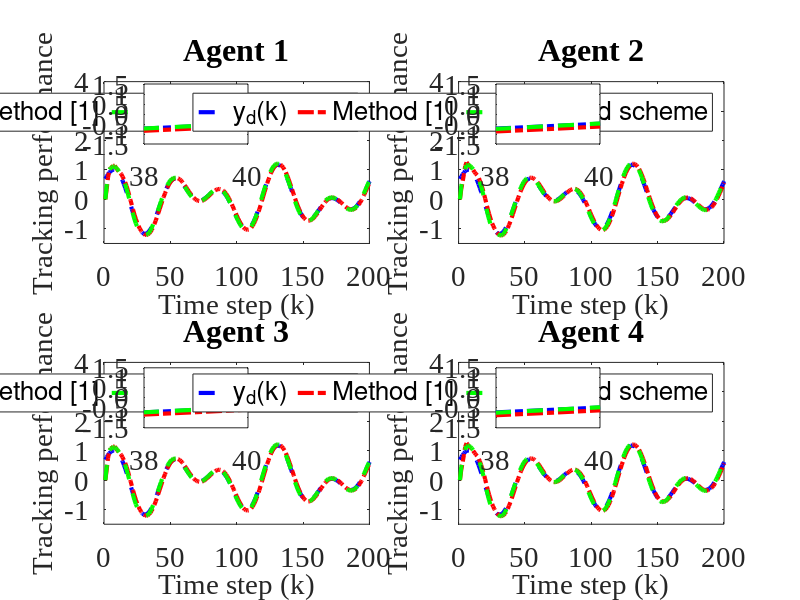

Source code (MATLAB):
clc; clear;

% Common Parameters
rho = 6.5;            % Gain for control response
eta = 1;              % Adaptive update speed
lamda = 350;          % Model-free parameter
mu = 0.005;           % Adaptive parameter
epsilon = 1e-5;       % Stability threshold
alpha = 15;           % Smoothing factor for error dynamics
T = 0.1;              % Sampling time
m = 200;              % Time steps
rT = 1024;            % Sample rate
font_size = 21;
font_family = 'Times New Roman';

% Method 1 (MFAC + SMC) Parameters
gamma1_m1 = 0.45;     % Control gains
gamma2_m1 = 0.25;
gamma3_m1 = 0.45;
gamma4_m1 = 0.25;
beta_m1 = 10;         % Sliding mode coefficient
sigma_m1 = 95;        % Sliding mode parameter
tau_m1 = 1e-5;        % Damping term
n_m1 = 600;           % Data size for Method 1
a_m1 = 0.5;           % Plant parameter
ff_gain_m1 = 0.45;    % Feedforward gain

% Method 2 (MFAC only) Parameters
gamma1_m2 = 0;        % Disable SMC
gamma2_m2 = 0;
gamma3_m2 = 0;
gamma4_m2 = 0;
n_m2 = 1024;          % Data size for Method 2
a_m2 = 0.71;           % Plant parameter
ff_gain_m2 = 0.35;     % Feedforward gain

% Nonlinearity coefficients (same for both methods)
nonlinearity1 = 0.02;
nonlinearity2 = 0.02;
nonlinearity3 = 0.02;
nonlinearity4 = 0.02;

% Initialization for both methods
phi1_m1 = zeros(m+1,1); phi2_m1 = zeros(m+1,1); phi3_m1 = zeros(m+1,1); phi4_m1 = zeros(m+1,1);
mfa1_m1 = zeros(m+1,1); mfa2_m1 = zeros(m+1,1); mfa3_m1 = zeros(m+1,1); mfa4_m1 = zeros(m+1,1);
sm1_m1 = zeros(m,1); sm2_m1 = zeros(m,1); sm3_m1 = zeros(m,1); sm4_m1 = zeros(m,1);
y1_m1 = zeros(m+1,1); y2_m1 = zeros(m+1,1); y3_m1 = zeros(m+1,1); y4_m1 = zeros(m+1,1);
u1_m1 = zeros(m,1); u2_m1 = zeros(m,1); u3_m1 = zeros(m,1); u4_m1 = zeros(m,1);
xi1_m1 = zeros(m,1); xi2_m1 = zeros(m,1); xi3_m1 = zeros(m,1); xi4_m1 = zeros(m,1);
s1_m1 = zeros(m,1); s2_m1 = zeros(m,1); s3_m1 = zeros(m,1); s4_m1 = zeros(m,1);

phi1_m2 = zeros(m+1,1); phi2_m2 = zeros(m+1,1); phi3_m2 = zeros(m+1,1); phi4_m2 = zeros(m+1,1);
mfa1_m2 = zeros(m+1,1); mfa2_m2 = zeros(m+1,1); mfa3_m2 = zeros(m+1,1); mfa4_m2 = zeros(m+1,1);
y1_m2 = zeros(m+1,1); y2_m2 = zeros(m+1,1); y3_m2 = zeros(m+1,1); y4_m2 = zeros(m+1,1);
u1_m2 = zeros(m,1); u2_m2 = zeros(m,1); u3_m2 = zeros(m,1); u4_m2 = zeros(m,1);
xi1_m2 = zeros(m,1); xi2_m2 = zeros(m,1); xi3_m2 = zeros(m,1); xi4_m2 = zeros(m,1);

yd = zeros(m+1,1);

% Desired signal (Reference trajectory)
for k = 1:m+1
    yd(k) = 0.6 * sin(0.05 * pi * k) + 0.6 * cos(0.03 * pi * k);
    % yd(k) = 0.6; % Time-invariant constant reference signalx
end

% Method 1 (MFAC + SMC) Simulation
for k = 1:m
    % Adaptive Gain update
    if k == 1
        phi1_m1(k) = 1; phi2_m1(k) = 1; phi3_m1(k) = 1; phi4_m1(k) = 1;
    elseif k == 2
        phi1_m1(k) = phi1_m1(k-1) + (eta * u1_m1(k-1) / (mu + u1_m1(k-1)^2)) * (y1_m1(k) - phi1_m1(k-1)*u1_m1(k-1));
        phi2_m1(k) = phi2_m1(k-1) + (eta * u2_m1(k-1) / (mu + u2_m1(k-1)^2)) * (y2_m1(k) - phi2_m1(k-1)*u2_m1(k-1));
        phi3_m1(k) = phi3_m1(k-1) + (eta * u3_m1(k-1) / (mu + u3_m1(k-1)^2)) * (y3_m1(k) - phi3_m1(k-1)*u3_m1(k-1));
        phi4_m1(k) = phi4_m1(k-1) + (eta * u4_m1(k-1) / (mu + u4_m1(k-1)^2)) * (y4_m1(k) - phi4_m1(k-1)*u4_m1(k-1));
    else
        phi1_m1(k) = phi1_m1(k-1) + (eta * (u1_m1(k-1) - u1_m1(k-2)) / (mu + (u1_m1(k-1) - u1_m1(k-2))^2)) * (y1_m1(k) - y1_m1(k-1) - phi1_m1(k-1) * (u1_m1(k-1) - u1_m1(k-2)));
        phi2_m1(k) = phi2_m1(k-1) + (eta * (u2_m1(k-1) - u2_m1(k-2)) / (mu + (u2_m1(k-1) - u2_m1(k-2))^2)) * (y2_m1(k) - y2_m1(k-1) - phi2_m1(k-1) * (u2_m1(k-1) - u2_m1(k-2)));
        phi3_m1(k) = phi3_m1(k-1) + (eta * (u3_m1(k-1) - u3_m1(k-2)) / (mu + (u3_m1(k-1) - u3_m1(k-2))^2)) * (y3_m1(k) - y3_m1(k-1) - phi3_m1(k-1) * (u3_m1(k-1) - u3_m1(k-2)));
        phi4_m1(k) = phi4_m1(k-1) + (eta * (u4_m1(k-1) - u4_m1(k-2)) / (mu + (u4_m1(k-1) - u4_m1(k-2))^2)) * (y4_m1(k) - y4_m1(k-1) - phi4_m1(k-1) * (u4_m1(k-1) - u4_m1(k-2)));
    end

    % Stability protection
    if k > 2 && (abs(phi1_m1(k)) <= epsilon || abs(u1_m1(k-1) - u1_m1(k-2)) <= epsilon || sign(phi1_m1(k)) ~= sign(phi1_m1(1)))
        phi1_m1(k) = phi1_m1(1);
    end
    if k > 2 && (abs(phi2_m1(k)) <= epsilon || abs(u2_m1(k-1) - u2_m1(k-2)) <= epsilon || sign(phi2_m1(k)) ~= sign(phi2_m1(1)))
        phi2_m1(k) = phi2_m1(1);
    end
    if k > 2 && (abs(phi3_m1(k)) <= epsilon || abs(u3_m1(k-1) - u3_m1(k-2)) <= epsilon || sign(phi3_m1(k)) ~= sign(phi3_m1(1)))
        phi3_m1(k) = phi3_m1(1);
    end
    if k > 2 && (abs(phi4_m1(k)) <= epsilon || abs(u4_m1(k-1) - u4_m1(k-2)) <= epsilon || sign(phi4_m1(k)) ~= sign(phi4_m1(1)))
        phi4_m1(k) = phi4_m1(1);
    end

    % Error dynamics
    xi1_m1(k) = yd(k) - 2*y1_m1(k) + y4_m1(k);
    xi2_m1(k) = y1_m1(k) - 2*y2_m1(k) + y3_m1(k);
    xi3_m1(k) = y2_m1(k) + yd(k) - 2*y3_m1(k);
    xi4_m1(k) = y1_m1(k) + y3_m1(k) - 2*y4_m1(k);

    % Sliding surfaces
    if k == 1
        s1_m1(k) = 0; s2_m1(k) = 0; s3_m1(k) = 0; s4_m1(k) = 0;
    else
        s1_m1(k) = alpha * xi1_m1(k) - xi1_m1(k-1);
        s2_m1(k) = alpha * xi2_m1(k) - xi2_m1(k-1);
        s3_m1(k) = alpha * xi3_m1(k) - xi3_m1(k-1);
        s4_m1(k) = alpha * xi4_m1(k) - xi4_m1(k-1);
    end

    % MFAC updates
    if k == 1
        mfa1_m1(k) = 0; mfa2_m1(k) = 0; mfa3_m1(k) = 0; mfa4_m1(k) = 0;
    else
        mfa1_m1(k) = mfa1_m1(k-1) + (rho * phi1_m1(k)) / (lamda + abs(phi1_m1(k)^2)) * xi1_m1(k);
        mfa2_m1(k) = mfa2_m1(k-1) + (rho * phi2_m1(k)) / (lamda + abs(phi2_m1(k)^2)) * xi2_m1(k);
        mfa3_m1(k) = mfa3_m1(k-1) + (rho * phi3_m1(k)) / (lamda + abs(phi3_m1(k)^2)) * xi3_m1(k);
        mfa4_m1(k) = mfa4_m1(k-1) + (rho * phi4_m1(k)) / (lamda + abs(phi4_m1(k)^2)) * xi4_m1(k);
    end

    % SMC updates
    if k == 1
        sm1_m1(k) = 0; sm2_m1(k) = 0; sm3_m1(k) = 0; sm4_m1(k) = 0;
    else
        sm1_m1(k) = sm1_m1(k-1) + (beta_m1 * phi1_m1(k)) / (sigma_m1 + (phi1_m1(k))^2) * ...
            ( (xi1_m1(k) + (y4_m1(k) - y4_m1(k-1)) + (yd(k+1) - yd(k))) / (1 + 1) ...
            - (xi1_m1(k)) / (alpha * 2) + tau_m1 * sign(s1_m1(k)) );
        sm2_m1(k) = sm2_m1(k-1) + (beta_m1 * phi2_m1(k)) / (sigma_m1 + (phi2_m1(k))^2) * ...
            ( (xi2_m1(k) + (y1_m1(k) - y1_m1(k-1)) + (y3_m1(k) - y3_m1(k-1))) / (1 + 1) ...
            - (xi2_m1(k)) / (alpha * 2) + tau_m1 * sign(s2_m1(k)) );
        sm3_m1(k) = sm3_m1(k-1) + (beta_m1 * phi3_m1(k)) / (sigma_m1 + (phi3_m1(k))^2) * ...
            ( (xi3_m1(k) + (y2_m1(k) - y2_m1(k-1)) + (yd(k+1) - yd(k))) / (1 + 1) ...
            - (xi3_m1(k)) / (alpha * 2) + tau_m1 * sign(s3_m1(k)) );
        sm4_m1(k) = sm4_m1(k-1) + (beta_m1 * phi4_m1(k)) / (sigma_m1 + (phi4_m1(k))^2) * ...
            ( (xi4_m1(k) + (y1_m1(k) - y1_m1(k-1)) + (y3_m1(k) - y3_m1(k-1))) / (1 + 1) ...
            - (xi4_m1(k)) / (alpha * 2) + tau_m1 * sign(s4_m1(k)) );
    end

    % Control signal
    if k == 1
        u1_m1(k) = 0; u2_m1(k) = 0; u3_m1(k) = 0; u4_m1(k) = 0;
    else
        u1_m1(k) = mfa1_m1(k) + gamma1_m1 * sm1_m1(k);
        u2_m1(k) = mfa2_m1(k) + gamma2_m1 * sm2_m1(k);
        u3_m1(k) = mfa3_m1(k) + gamma3_m1 * sm3_m1(k);
        u4_m1(k) = mfa4_m1(k) + gamma4_m1 * sm4_m1(k);
    end
    if k == 1
        y1_m1(k) = 0; y2_m1(k) = 0; y3_m1(k) = 0; y4_m1(k) = 0;
    end

    % Plant model update
    b1_m1 = 1.2 * n_m1 / (rT * 0.2);
    b2_m1 = 1.15 * n_m1 / (rT * 0.2);
    b3_m1 = 1.2 * n_m1 / (rT * 0.2);
    b4_m1 = 1.15 * n_m1 / (rT * 0.2);
    y1_m1(k+1) = a_m1 * y1_m1(k) + b1_m1 * u1_m1(k) - nonlinearity1 * y1_m1(k)^3 + ff_gain_m1;
    y2_m1(k+1) = a_m1 * y2_m1(k) + b2_m1 * u2_m1(k) - nonlinearity2 * y2_m1(k)^2 + ff_gain_m1;
    y3_m1(k+1) = a_m1 * y3_m1(k) + b3_m1 * u3_m1(k) - nonlinearity3 * y3_m1(k)^3 + ff_gain_m1;
    y4_m1(k+1) = a_m1 * y4_m1(k) + b4_m1 * u4_m1(k) - nonlinearity4 * y4_m1(k)^2 + ff_gain_m1;
end

% Method 2 (MFAC only) Simulation
for k = 1:m
    % Adaptive Gain update
    if k == 1
        phi1_m2(k) = 3.0; phi2_m2(k) = 3.0; phi3_m2(k) = 3.0; phi4_m2(k) = 3.0;
    elseif k == 2
        phi1_m2(k) = phi1_m2(k-1) + (eta * u1_m2(k-1) / (mu + u1_m2(k-1)^2)) * (y1_m2(k) - phi1_m2(k-1)*u1_m2(k-1));
        phi2_m2(k) = phi2_m2(k-1) + (eta * u2_m2(k-1) / (mu + u2_m2(k-1)^2)) * (y2_m2(k) - phi2_m2(k-1)*u2_m2(k-1));
        phi3_m2(k) = phi3_m2(k-1) + (eta * u3_m2(k-1) / (mu + u3_m2(k-1)^2)) * (y3_m2(k) - phi3_m2(k-1)*u3_m2(k-1));
        phi4_m2(k) = phi4_m2(k-1) + (eta * u4_m2(k-1) / (mu + u4_m2(k-1)^2)) * (y4_m2(k) - phi4_m2(k-1)*u4_m2(k-1));
    else
        phi1_m2(k) = phi1_m2(k-1) + (eta * (u1_m2(k-1) - u1_m2(k-2)) / (mu + (u1_m2(k-1) - u1_m2(k-2))^2)) * (y1_m2(k) - y1_m2(k-1) - phi1_m2(k-1) * (u1_m2(k-1) - u1_m2(k-2)));
        phi2_m2(k) = phi2_m2(k-1) + (eta * (u2_m2(k-1) - u2_m2(k-2)) / (mu + (u2_m2(k-1) - u2_m2(k-2))^2)) * (y2_m2(k) - y2_m2(k-1) - phi2_m2(k-1) * (u2_m2(k-1) - u2_m2(k-2)));
        phi3_m2(k) = phi3_m2(k-1) + (eta * (u3_m2(k-1) - u3_m2(k-2)) / (mu + (u3_m2(k-1) - u3_m2(k-2))^2)) * (y3_m2(k) - y3_m2(k-1) - phi3_m2(k-1) * (u3_m2(k-1) - u3_m2(k-2)));
        phi4_m2(k) = phi4_m2(k-1) + (eta * (u4_m2(k-1) - u4_m2(k-2)) / (mu + (u4_m2(k-1) - u4_m2(k-2))^2)) * (y4_m2(k) - y4_m2(k-1) - phi4_m2(k-1) * (u4_m2(k-1) - u4_m2(k-2)));
    end

    % Stability protection
    if k > 2 && (abs(phi1_m2(k)) <= epsilon || abs(u1_m2(k-1) - u1_m2(k-2)) <= epsilon || sign(phi1_m2(k)) ~= sign(phi1_m2(1)))
        phi1_m2(k) = phi1_m2(1);
    end
    if k > 2 && (abs(phi2_m2(k)) <= epsilon || abs(u2_m2(k-1) - u2_m2(k-2)) <= epsilon || sign(phi2_m2(k)) ~= sign(phi2_m2(1)))
        phi2_m2(k) = phi2_m2(1);
    end
    if k > 2 && (abs(phi3_m2(k)) <= epsilon || abs(u3_m2(k-1) - u3_m2(k-2)) <= epsilon || sign(phi3_m2(k)) ~= sign(phi3_m2(1)))
        phi3_m2(k) = phi3_m2(1);
    end
    if k > 2 && (abs(phi4_m2(k)) <= epsilon || abs(u4_m2(k-1) - u4_m2(k-2)) <= epsilon || sign(phi4_m2(k)) ~= sign(phi4_m2(1)))
        phi4_m2(k) = phi4_m2(1);
    end

    % Error dynamics
    xi1_m2(k) = yd(k) - 2*y1_m2(k) + y4_m2(k);
    xi2_m2(k) = y1_m2(k) - 2*y2_m2(k) + y3_m2(k);
    xi3_m2(k) = y2_m2(k) + yd(k) - 2*y3_m2(k);
    xi4_m2(k) = y1_m2(k) + y3_m2(k) - 2*y4_m2(k);

    % MFAC updates
    if k == 1
        mfa1_m2(k) = 0; mfa2_m2(k) = 0; mfa3_m2(k) = 0; mfa4_m2(k) = 0;
    else
        mfa1_m2(k) = mfa1_m2(k-1) + (rho * phi1_m2(k)) / (lamda + abs(phi1_m2(k)^2)) * xi1_m2(k);
        mfa2_m2(k) = mfa2_m2(k-1) + (rho * phi2_m2(k)) / (lamda + abs(phi2_m2(k)^2)) * xi2_m2(k);
        mfa3_m2(k) = mfa3_m2(k-1) + (rho * phi3_m2(k)) / (lamda + abs(phi3_m2(k)^2)) * xi3_m2(k);
        mfa4_m2(k) = mfa4_m2(k-1) + (rho * phi4_m2(k)) / (lamda + abs(phi4_m2(k)^2)) * xi4_m2(k);
    end

    % Control signal
    if k == 1   
        u1_m2(k) = 0; u2_m2(k) = 0; u3_m2(k) = 0; u4_m2(k) = 0;
    else
        u1_m2(k) = mfa1_m2(k);
        u2_m2(k) = mfa2_m2(k);
        u3_m2(k) = mfa3_m2(k);
        u4_m2(k) = mfa4_m2(k);
    end
    if k == 1
        y1_m2(k) = 0; y2_m2(k) = 0; y3_m2(k) = 0; y4_m2(k) = 0;
    end

    % Plant model update
    b1_m2 = 1.2 * n_m2 / (rT * 0.2);
    b2_m2 = 1.15 * n_m2 / (rT * 0.2);
    b3_m2 = 1.2 * n_m2 / (rT * 0.2);
    b4_m2 = 1.15 * n_m2 / (rT * 0.2);
    y1_m2(k+1) = a_m2 * y1_m2(k) + b1_m2 * u1_m2(k) - nonlinearity1 * y1_m2(k)^3 + ff_gain_m2;
    y2_m2(k+1) = a_m2 * y2_m2(k) + b2_m2 * u2_m2(k) - nonlinearity2 * y2_m2(k)^2 + ff_gain_m2;
    y3_m2(k+1) = a_m2 * y3_m2(k) + b3_m2 * u3_m2(k) - nonlinearity3 * y3_m2(k)^3 + ff_gain_m2;
    y4_m2(k+1) = a_m2 * y4_m2(k) + b4_m2 * u4_m2(k) - nonlinearity4 * y4_m2(k)^2 + ff_gain_m2;
end

% Calculate MSE for both methods
mse_xi1_m1 = mean(xi1_m1.^2); mse_xi2_m1 = mean(xi2_m1.^2);
mse_xi3_m1 = mean(xi3_m1.^2); mse_xi4_m1 = mean(xi4_m1.^2);
mse_xi1_m2 = mean(xi1_m2.^2); mse_xi2_m2 = mean(xi2_m2.^2);
mse_xi3_m2 = mean(xi3_m2.^2); mse_xi4_m2 = mean(xi4_m2.^2);

% Print MSE values
fprintf('Method 1 (MFAC + SMC) MSE:\n');
fprintf('xi1: %.10e\n', mse_xi1_m1);
fprintf('xi2: %.10e\n', mse_xi2_m1);
fprintf('xi3: %.10e\n', mse_xi3_m1);
fprintf('xi4: %.10e\n\n', mse_xi4_m1);
fprintf('Method 2 (MFAC only) MSE:\n');
fprintf('xi1: %.10e\n', mse_xi1_m2);
fprintf('xi2: %.10e\n', mse_xi2_m2);
fprintf('xi3: %.10e\n', mse_xi3_m2);
fprintf('xi4: %.10e\n\n', mse_xi4_m2);

% Time vector
t = 1:m+1; t_err = 1:m;

% Plot outputs (y1, y2, y3, y4) for both methods
figure('Position', [100, 100, 1450, 800]);
% zoom_x_start = 90.2; % Start of zoomed x-range
% zoom_x_end = 96.5; % End of zoomed x-range

zoom_x_start = 38; % Start of zoomed x-range
zoom_x_end = 40; % End of zoomed x-range
for i = 1:4
    subplot(2, 2, i);
    plot(t, yd, '--b', 'LineWidth', 3); hold on;
    if i == 1
        plot(t, y1_m2, '-.r', 'LineWidth', 3);
        plot(t, y1_m1, '--g', 'LineWidth', 3);
        
        title('Agent 1'); grid off;
        legend('y_d(k)',  'Method [1]','Proposed scheme','orientation', 'horizontal');
        set(gca, 'FontSize', font_size);
        xlim([0 m]); % X-axis starts from 0
        ylim([-1.5 4]); % Y-axis limits for Agent 1
        xlabel('Time step (k)', 'FontSize', font_size);
ylabel('Tracking performance', 'FontSize', font_size);


        set(gca, 'FontSize', font_size,'FontName',font_family);


        axes('Position', [0.18,0.76,0.13,0.10]);
        box on; hold on;
        plot(t, yd, '-.b', 'LineWidth', 3)
        plot(t, y1_m2, '-.r', 'LineWidth', 3);
        plot(t, y1_m1, '--g', 'LineWidth', 3);
        xlim([zoom_x_start zoom_x_end]);
        % Only show first and last value on the x-axis
        xticks([38 40]);
        % yticks([-0.4,0,0.2]);
        set(gca, 'FontSize', font_size,'FontName',font_family);

        
        
    elseif i == 2
        plot(t, y2_m2, '-.r', 'LineWidth', 3);
        plot(t, y2_m1, '--g', 'LineWidth', 3);


        title('Agent 2'); grid off;
        legend('y_d(k)',  'Method [1]','Proposed scheme','orientation', 'horizontal');
        set(gca, 'FontSize', font_size,'FontName',font_family);
        xlim([0 m]); % X-axis starts from 0
        ylim([-1.5 4]); % Y-axis limits for Agent 1
        xlabel('Time step (k)', 'FontSize', font_size);
        ylabel('Tracking performance', 'FontSize', font_size);
        set(gca, 'FontSize', font_size,'FontName',font_family);

        axes('Position', [0.62,0.76,0.13,0.10]);
        box on; hold on;
        plot(t, yd, '-.b', 'LineWidth', 3)
        plot(t, y2_m2, '-.r', 'LineWidth', 3);
        plot(t, y2_m1, '--g', 'LineWidth', 3);
        xlim([zoom_x_start zoom_x_end]);
        % yticks([-0.4,0,0.2]);
        % Only show first and last value on the x-axis
        xticks([38 40]);
        set(gca, 'FontSize', font_size,'FontName',font_family);
    elseif i == 3
        plot(t, y3_m2, '-.r', 'LineWidth', 3);
        plot(t, y3_m1, '--g', 'LineWidth', 3);

        title('Agent 3'); grid off;
        legend('y_d(k)',  'Method [1]','Proposed scheme','orientation', 'horizontal');
        set(gca, 'FontSize', font_size,'FontName',font_family);
        xlim([0 m]); % X-axis starts from 0
        ylim([-1.5 4]); % Y-axis limits for Agent 1
        xlabel('Time step (k)', 'FontSize', font_size);
        ylabel('Tracking performance', 'FontSize', font_size);
        set(gca, 'FontSize', font_size,'FontName',font_family);

        axes('Position', [0.18,0.287,0.13,0.10]);
        box on; hold on;
        plot(t, yd, '-.b', 'LineWidth', 3)
        plot(t, y3_m2, '-.r', 'LineWidth', 3);
        plot(t, y3_m1, '--g', 'LineWidth', 3);
        xlim([zoom_x_start zoom_x_end]);
        % Only show first and last value on the x-axis
        xticks([38 40]);
        % yticks([-0.4,0,0.2]);
        set(gca, 'FontSize', font_size,'FontName',font_family);
    else
        plot(t, y4_m2, '-.r', 'LineWidth', 3);
        plot(t, y4_m1, '--g', 'LineWidth', 3);

        title('Agent 4'); grid off;
        legend('y_d(k)',  'Method [1]','Proposed scheme','orientation', 'horizontal');
        set(gca, 'FontSize', font_size);
        xlim([0 m]); % X-axis starts from 0
        ylim([-1.5 4]); % Y-axis limits for Agent 1
        xlabel('Time step (k)', 'FontSize', font_size);
        ylabel('Tracking performance', 'FontSize', font_size);
        set(gca, 'FontSize', font_size,'FontName',font_family);

        axes('Position', [0.62,0.287,0.13,0.10]);
        box on; hold on;
        plot(t, yd, '-.b', 'LineWidth', 3)
        plot(t, y4_m2, '-.r', 'LineWidth', 3);
        plot(t, y4_m1, '--g', 'LineWidth', 3);
        xlim([zoom_x_start zoom_x_end]);
        % Only show first and last value on the x-axis
        xticks([38 40]);
        % yticks([-0.4,0,0.2]);
        set(gca, 'FontSize', font_size,'FontName',font_family);
    end
    % grid off;
    % legend('y_d(k)',  'y (MFAC only)','y (MFAC + SMC)', 'Orientation', 'horizontal');
    % set(gca, 'FontSize', font_size);

end

% Plot 4 subplots

% figure('Position', [100, 100, 1450, 800]);
% % figure('Position', [100, 100, 15*100, 7.5*100]); % [left, bottom, width, height] in pixels
% subplot(2,2,1);
% plot(t(1:end-1), xi1, '-.b', 'LineWidth', 2.5);
% title('Agent 1'); grid off;
% legend('\xi_1(k)','y_1','Orientation', 'horizontal');
% set(gca, 'FontSize', font_size);
% xlim([0 m]); % X-axis starts from 0
% ylim([-2 3]); % Y-axis limits for Agent 1

% zoom_x_start_xi = 50; % Start of zoomed x-range
% zoom_x_end_xi = 100; % End of zoomed x-range0.20,0.79,0.13,0.10
% axes('Position', [0.20,0.765,0.15,0.13]);
% box on; hold on;
% plot(t(1:end-1), xi1, '-.b', 'LineWidth', 2.5);
% xlim([zoom_x_start_xi zoom_x_end_xi]);
% % yticks([-2.000000000000000e-04,0,2.000000000000000e-04,4.000000000000001e-04,6.000000000000001e-04]);
% set(gca, 'FontSize', font_size);

% subplot(2,2,2);
% plot(t(1:end-1), xi2, '-.b', 'LineWidth', 2.5);
% title('Agent 2'); grid off;
% legend('\xi_2(k)','y_2','Orientation', 'horizontal');
% set(gca, 'FontSize', font_size);
% xlim([0 m]); % X-axis starts from 0
% ylim([-2 3]); % Y-axis limits for Agent 2

% axes('Position', [0.65,0.765,0.15,0.13]);
% box on; hold on;
% plot(t(1:end-1), xi2, '-.b', 'LineWidth', 2.5);
% xlim([zoom_x_start_xi zoom_x_end_xi]);
% % yticks([-2.000000000000000e-04,0,2.000000000000000e-04,4.000000000000001e-04,6.000000000000001e-04]);
% set(gca, 'FontSize', font_size);

% subplot(2,2,3);
% plot(t(1:end-1), xi3, '-.b', 'LineWidth', 2.5);
% title('Agent 3'); grid off;
% legend('\xi_3(k)','y_3','Orientation', 'horizontal');
% set(gca, 'FontSize', font_size);
% xlim([0 m]); % X-axis starts from 0
% ylim([-2 3]); % Y-axis limits for Agent 2

% axes('Position', [0.20,0.290,0.15,0.13]);
% box on; hold on;
% plot(t(1:end-1), xi3, '-.b', 'LineWidth', 2.5);
% xlim([zoom_x_start_xi zoom_x_end_xi]);
% % yticks([0.599,0.6,0.601]);
% set(gca, 'FontSize', font_size);

% subplot(2,2,4);
% plot(t(1:end-1), xi4, '-.b', 'LineWidth', 2.5);
% title('Agent 4'); grid off;
% legend('\xi_4(k)','y_4','Orientation', 'horizontal');
% set(gca, 'FontSize', font_size);
% xlim([0 m]); % X-axis starts from 0
% ylim([-2 3]); % Y-axis limits for Agent 4

% axes('Position', [0.65,0.290,0.15,0.13]);
% box on; hold on;
% plot(t(1:end-1), xi4, '-.b', 'LineWidth', 2.5);
% xlim([zoom_x_start_xi zoom_x_end_xi]);
% % xticks([64,64.5,65])
% % yticks([-1.000000000000000e-04,0,1.000000000000000e-04]);
% set(gca, 'FontSize', font_size);
% hold off;
